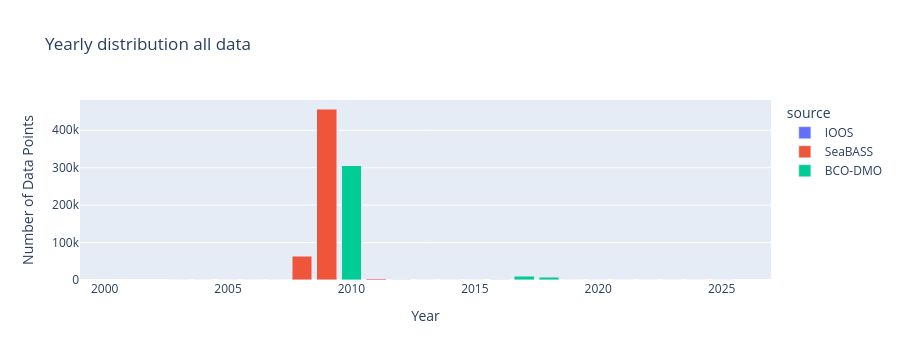

The notebook cell this image was saved under:
### Code cell
year_test=all_cdom.copy()
year_test['datetime'] = pd.to_datetime(year_test['datetime'])
year_test['year'] = year_test['datetime'].dt.year
grouped = year_test.groupby(['year', 'source']).size().reset_index(name='DataPoints')

# Create bar chart
fig = px.bar(
    grouped,
    x='year',
    y='DataPoints',
    color='source',
    title='Yearly distribution all data',
    labels={'year': 'Year', 'DataPoints': 'Number of Data Points', 'metadata': 'Metadata'},)
fig.update_xaxes(range=[1999,2027])
fig.update_layout(barmode='stack')  # ensures stacking
fig.show()

### Figure 1 — Plotly figure (JSON) as saved in the notebook; plotly's stock layout.template omitted (floating-point values rounded to 4 significant figures)
{"data": [{"hovertemplate": "source=IOOS<br>Year=%{x}<br>Number of Data Points=%{y}<extra></extra>", "legendgroup": "IOOS", "marker": {"color": "#636efa", "pattern": {"shape": ""}}, "name": "IOOS", "orientation": "v", "showlegend": true, "textposition": "auto", "type": "bar", "x": [2003, 2004, 2005, 2006, 2007, 2008, 2009, 2010, 2011, 2012, 2013, 2014, 2015, 2016, 2017, 2018, 2019, 2020, 2021, 2022, 2023, 2024, 2025], "xaxis": "x", "y": [14, 161, 175, 171, 174, 143, 140, 149, 150, 136, 140, 145, 145, 162, 137, 145, 136, 275, 177, 635, 373, 617, 306], "yaxis": "y"}, {"hovertemplate": "source=SeaBASS<br>Year=%{x}<br>Number of Data Points=%{y}<extra></extra>", "legendgroup": "SeaBASS", "marker": {"color": "#EF553B", "pattern": {"shape": ""}}, "name": "SeaBASS", "orientation": "v", "showlegend": true, "textposition": "auto", "type": "bar", "x": [2008, 2009, 2011], "xaxis": "x", "y": [63148, 456706, 3850], "yaxis": "y"}, {"hovertemplate": "source=BCO-DMO<br>Year=%{x}<br>Number of Data Points=%{y}<extra></extra>", "legendgroup": "BCO-DMO", "marker": {"color": "#00cc96", "pattern": {"shape": ""}}, "name": "BCO-DMO", "orientation": "v", "showlegend": true, "textposition": "auto", "type": "bar", "x": [2010, 2012, 2016, 2017, 2018], "xaxis": "x", "y": [305293, 736, 83, 10279, 6680], "yaxis": "y"}], "layout": {"barmode": "stack", "height": 360, "legend": {"title": {"text": "source"}, "tracegroupgap": 0}, "title": {"text": "Yearly distribution all data"}, "xaxis": {"anchor": "y", "domain": [0, 1], "range": [1999, 2027], "title": {"text": "Year"}, "type": "linear"}, "yaxis": {"anchor": "x", "autorange": true, "domain": [0, 1], "range": [0, 480900.0], "title": {"text": "Number of Data Points"}, "type": "linear"}}}
